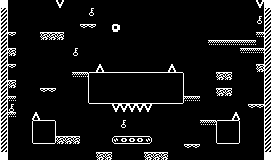

Tiled map render using the project's own tile images. Description and the map definition, with tile-layer contents summarised, below:
An orthogonal 34x20 tile map with 8x8 px tiles, 2 tile layers (Tile Layer 1, background) and 4 objects (1, 10, 3, 11).

<map version="1.0" orientation="orthogonal" renderorder="right-down" width="34" height="20" tilewidth="8" tileheight="8" nextobjectid="18">
 <properties>
  <property name="color1" value="26" />
  <property name="color2" value="26" />
  <property name="emmitercolor" value="78" />
  <property name="enemycolor" value="48" />
  <property name="hudcolor" value="9" />
  <property name="music" value="3" />
  <property name="name" value="menu" />
  <property name="tilecolor" value="9" />
  <property name="upsidedown" value="0" />
 </properties>
 <tileset firstgid="1" name="tileset" tilewidth="8" tileheight="8">
  <image source="tileset.png" width="160" height="200" />
 </tileset>
 <layer name="Tile Layer 1" width="34" height="20">
  <properties>
   <property name="texture" value="tileset" />
  </properties>
  <data>[680 cells, 146 non-empty, 20 distinct tile ids]</data>
 </layer>
 <objectgroup name="enemy">
  <properties>
   <property name="_type" value="1" />
   <property name="sizex" value="16" />
   <property name="sizey" value="16" />
   <property name="speedx" value="10" />
   <property name="speedy" value="20" />
   <property name="texture" value="enemies_16x16" />
  </properties>
  <object id="12" type="1" x="236" y="58">
   <properties>
    <property name="adelay" value="400" />
    <property name="areverse" value="0" />
    <property name="offset" value="60" />
   </properties>
   <polyline points="-24,-26 16,-26" />
  </object>
  <object id="13" type="10" x="32" y="64">
   <polyline points="0,0 0,-48" />
  </object>
  <object id="16" type="3" x="128" y="170">
   <properties>
    <property name="adelay" value="400" />
    <property name="areverse" value="0" />
    <property name="offset" value="60" />
   </properties>
   <polyline points="-24,-26 28,-26" />
  </object>
  <object id="17" type="11" x="240" y="112">
   <polyline points="0,0 0,-48" />
  </object>
 </objectgroup>
 <layer name="background" width="34" height="20">
  <properties>
   <property name="texture" value="tileset" />
  </properties>
  <data>[680 cells, 6 non-empty, 1 distinct tile ids]</data>
 </layer>
</map>
